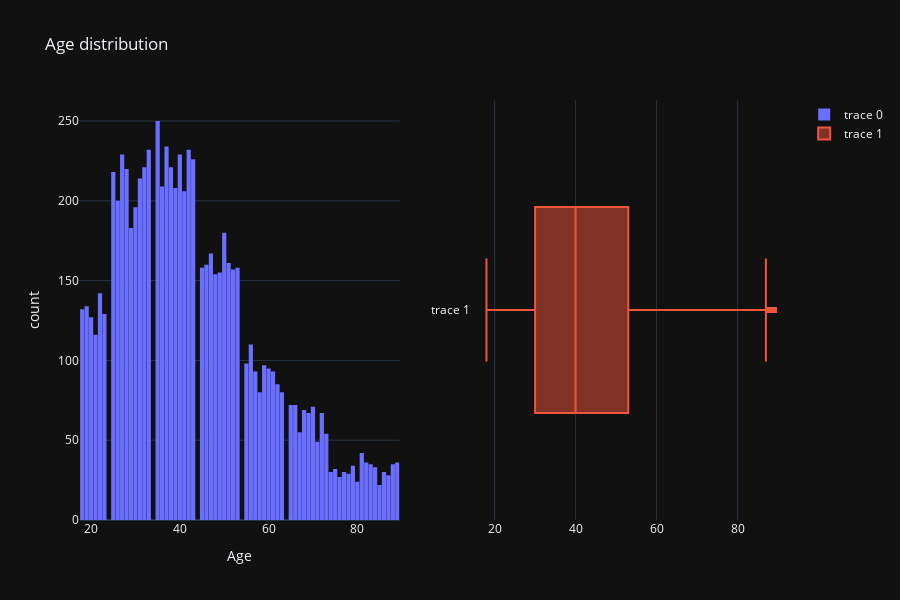

The cell this chart's notebook holds for it:
### Code cell
createPlot(df_train,"Age","Age distribution","Age","count")

### Figure 1 — Plotly figure (JSON) as saved in the notebook; plotly's stock layout.template omitted (floating-point values rounded to 4 significant figures; data arrays with more than 128 entries replaced by an {"elided": "..."} marker saying what was removed)
{"data": [{"marker": {"color": "#6a6fff"}, "type": "histogram", "x": {"elided": "8068 int values"}, "xaxis": "x", "yaxis": "y"}, {"type": "box", "x": {"elided": "8068 int values"}, "xaxis": "x2", "yaxis": "y2"}], "layout": {"bargap": 0.05, "height": 600, "title": {"text": "Age distribution"}, "width": 900, "xaxis": {"anchor": "y", "autorange": true, "domain": [0, 0.45], "range": [17.5, 89.5], "title": {"text": "Age"}, "type": "linear"}, "xaxis2": {"anchor": "y2", "autorange": true, "domain": [0.55, 1], "range": [14.06, 92.94], "type": "linear"}, "yaxis": {"anchor": "x", "autorange": true, "domain": [0, 1], "range": [0, 263.2], "title": {"text": "count"}}, "yaxis2": {"anchor": "x2", "autorange": true, "domain": [0, 1], "range": [-0.5, 0.5], "type": "category"}}}
